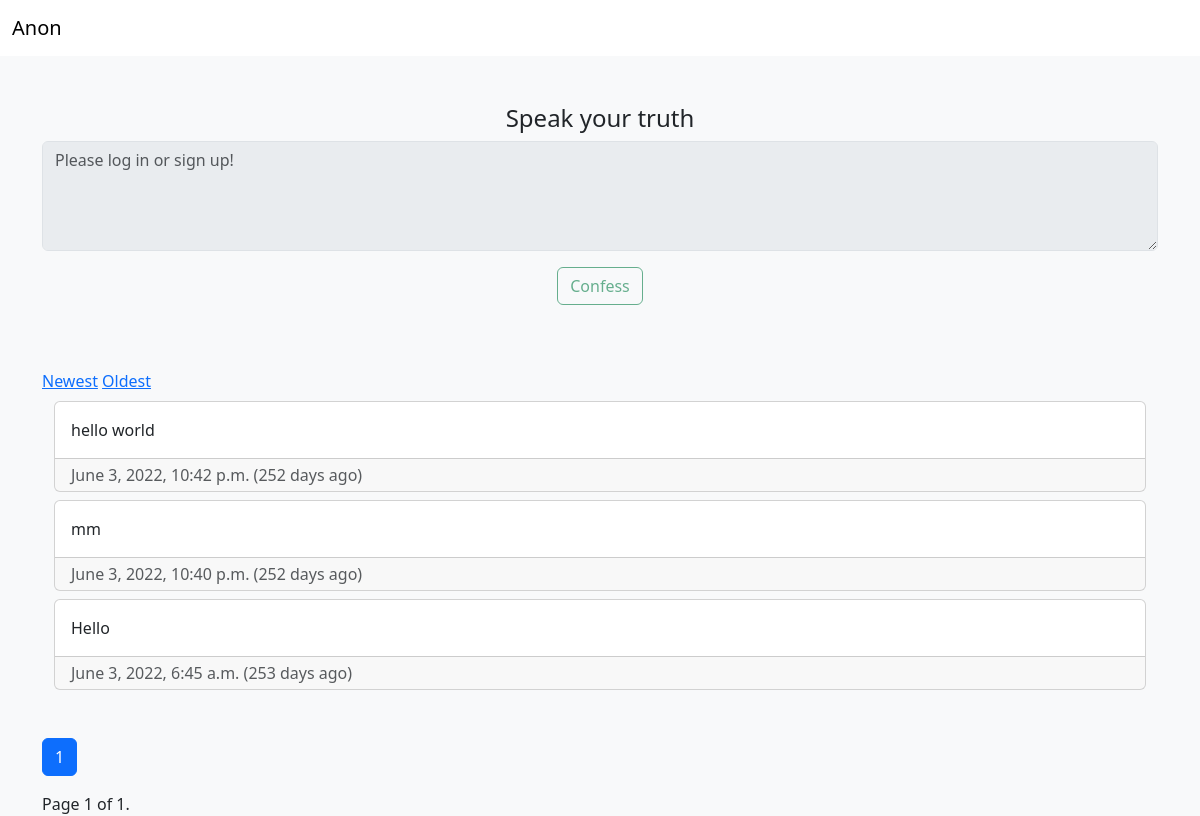
The app's page /confessions/, older data.
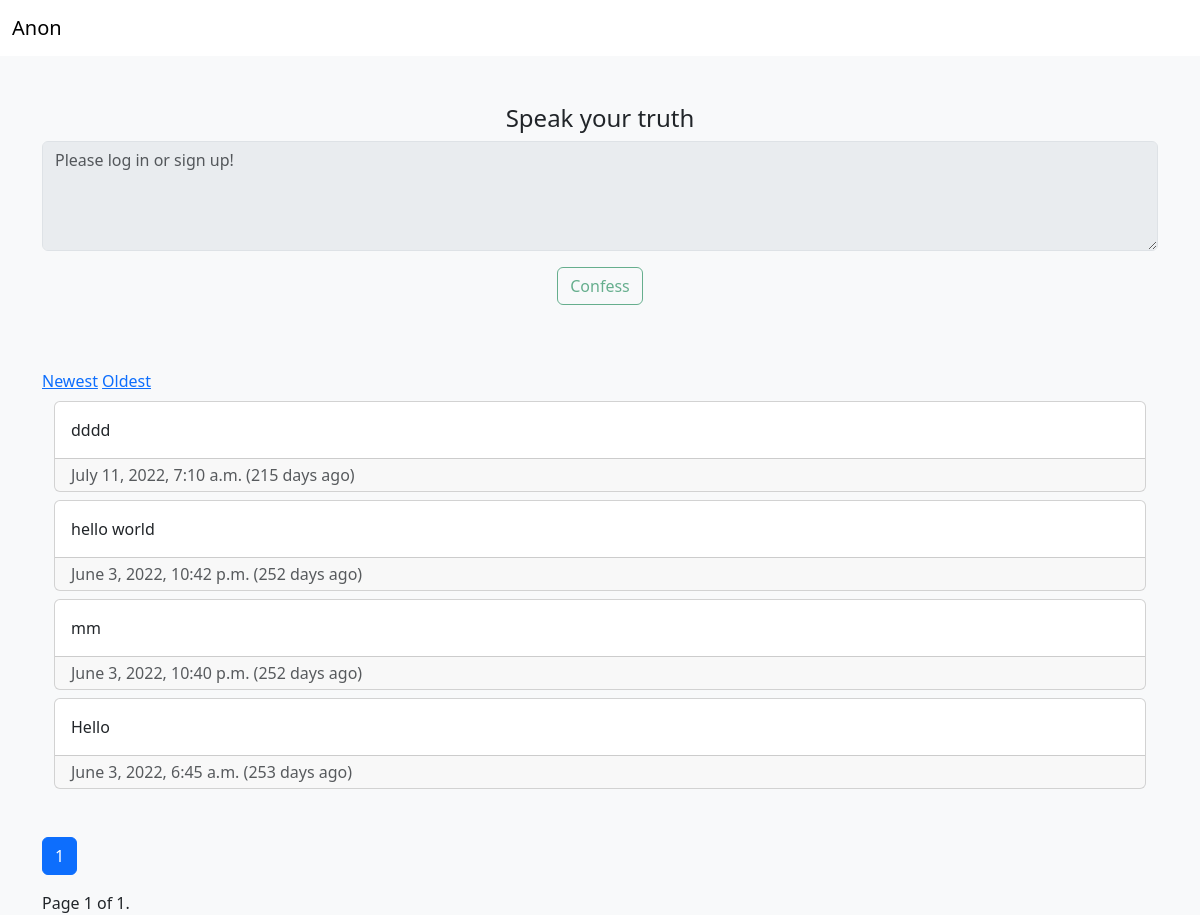
The same page, newer data.
### ConfessionsApp/models.py (models this page shows, shortened)
class Confession(models.Model):
    body = models.CharField(max_length=666)
    date = models.DateTimeField(auto_now_add=True)
    owner = models.ForeignKey(User, on_delete=models.CASCADE)
    edited = models.BooleanField(default=False)
    edited_date = models.DateTimeField(auto_now=True, blank=True, null=True)
    @property
    def num_days_ago(self):
        today= timezone.now()
        return (today - self.date).days

### ConfessionsApp/views.py (the view, shortened to what this page needs)
# urls.py: path("confessions/", views.confessions, name="confessions"),
def confessions(request):
    if request.method != "POST":
        SortBy = request.GET.get('SortBy')
        if SortBy == "Newest":
            Confessions = Confession.objects.all().order_by('-date')
        elif SortBy == "Oldest":
            Confessions = Confession.objects.all().order_by('date')
        else:
            Confessions = Confession.objects.all().order_by('-date')
        paginator = Paginator(Confessions, 10)
        page_number = request.GET.get('page')
        page_obj = paginator.get_page(page_number)
        return render(request, 'ConfessionsApp/confessions.html',
                    {'page_obj': page_obj,
                    'SortBy' : SortBy,})

### ConfessionsApp/templates/ConfessionsApp/confessions.html (shortened to what this page needs)
{%extends 'ConfessionsApp/base.html'%}
{%load bootstrap_icons%}
{%load static%}
{%block content%}
<div class="container">
  <form method="POST">
    <div class=" mt-5 mb-3 text-center">
      <h4 for="ConfessionInput" class="form-label mb-2">Speak your truth</h4>
      {%if user.is_authenticated%}
      <textarea class="form-control" name="ConfessionInput" rows="4" placeholder="Type your confession..."></textarea>
      <input class="btn btn-outline-success mt-3 mb-5" id="submitBtn" type="submit" value="Confess"/>
      {%else%}
      <textarea class="form-control" name="ConfessionInput" rows="4" placeholder="Please log in or sign up!" disabled></textarea>
      <input class="btn btn-outline-success mt-3 mb-5" id="submitBtn" type="submit" value="Confess" disabled/>
      {%endif%}
    </div>
  </form>
  <a href="?page={{page_obj.number}}&SortBy=Newest">Newest</a>
  <a href="?page={{page_obj.number}}&SortBy=Oldest">Oldest</a>
  <div class="container mb-5">
    {% for Confession in page_obj %}
      <div class="card mt-2 mb-2">
        <span class="card-body">{{Confession.body}}</span>
        <div class="card-footer py-1 submission-footer text-muted">
          <span class="card-text me-5">
            {{Confession.date}}
            {%if Confession.num_days_ago != 1%}
              ({{Confession.num_days_ago}} days ago)
            {%else%}
            ({{Confession.num_days_ago}} day ago)
            {%endif%}
          </span>
        </div>
      </div>
    {%endfor%}
  </div>
<ul class="pagination my-3">
        <li class="page-item active" aria-current="page">
          <a class="page-link" href="#" >{{page_obj.number}}</a>
        </li>
</ul>
<span class="current">
  Page {{ page_obj.number }} of {{ page_obj.paginator.num_pages }}.
</span>
</div>
{%endblock content%}

Row changes from the older to the newer data that the page shows:
added Confession: body "dddd", date "July 11, 2022, 7:10 a.m.", num_days_ago "215"
